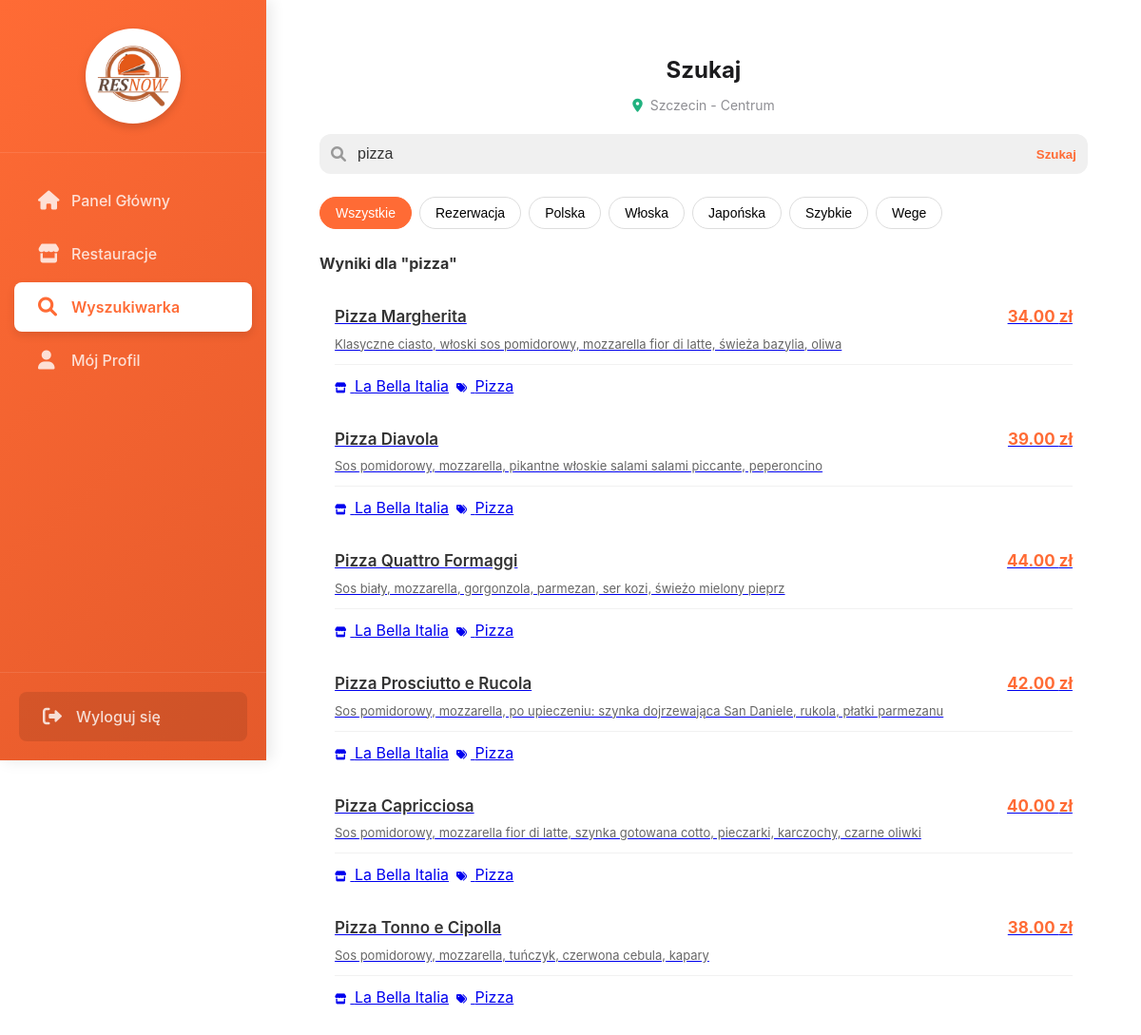
/client/search?q=Pizza (signed in), run on the app's committed database.
### models.py (models this page shows, shortened)
class MenuItem(db.Model):
    __tablename__ = 'menu_items'
    id = db.Column(db.Integer, primary_key=True)
    restaurant_id = db.Column(db.Integer, db.ForeignKey('restaurants.id'))
    name = db.Column(db.String(100))
    price = db.Column(db.Float)
    category = db.Column(db.String(50))
    description = db.Column(db.Text)
    available = db.Column(db.Boolean, default=True)
    restaurant = db.relationship('Restaurant', backref='menu_items')

class Restaurant(db.Model):
    __tablename__ = 'restaurants'
    id = db.Column(db.Integer, primary_key=True)
    name = db.Column(db.String(100), nullable=False)
    address = db.Column(db.String(200))
    cuisine = db.Column(db.String(100))
    rating = db.Column(db.Float)
    delivery = db.Column(db.Boolean, default=False)
    reservation = db.Column(db.Boolean, default=True)
    opening_hours = db.Column(db.String(50))
    delivery_time = db.Column(db.String(50))

### app.py (the view)
@app.route('/client/search')
@login_required
def client_search():
    if session.get('role') != 'client':
        flash('Brak dostępu', 'danger')
        return redirect(url_for('login'))
    query = request.args.get('q', '')
    filtered_menu_items = []
    if query:
        query = query.lower()
        filtered_menu_items = MenuItem.query.join(Restaurant).filter(
            (MenuItem.name.ilike(f'%{query}%')) |  # Szukaj po nazwie dania
            (MenuItem.description.ilike(f'%{query}%')) |  # Szukaj po opisie dania
            (MenuItem.category.ilike(f'%{query}%')) |  # Szukaj po kategorii (np. Dania główne)
            (Restaurant.name.ilike(f'%{query}%'))  # Szukaj po nazwie restauracji (pokaże całe menu danej restauracji)
        ).all()
    else:
        filtered_menu_items = MenuItem.query.all()
    return render_template('client/search_mobile.html',
                           query=query,
                           menu_items=filtered_menu_items)

### app.py (called while the page is built)
@app.context_processor
def inject_now():
    return {'now': datetime.now()}

def login_required(f):
    @wraps(f)
    def decorated_function(*args, **kwargs):
        if 'user_id' not in session:
            flash('Proszę się zalogować', 'warning')
            return redirect(url_for('login'))
        return f(*args, **kwargs)
    return decorated_function

### templates/client/search_mobile.html (shortened to what this page needs)
{% extends "mobile_layout.html" %}
{% block content %}
<div class="mobile-container">
    <div style="margin-bottom: 20px; text-align: center;">
        <h1 style="font-size: 24px; font-weight: 700; margin: 0 0 8px 0; color: var(--dark);">Szukaj</h1>
        <div style="display: flex; align-items: center; justify-content: center; gap: 8px; color: var(--gray); font-size: 14px;">
            <i class="fas fa-map-marker-alt" style="color: #20b27f; font-size: 14px;"></i>
            <span>Szczecin - Centrum</span>
        </div>
    </div>
    <div class="search-container">
        <div class="form-group" style="margin-bottom: 0;">
            <form action="{{ url_for('client_search') }}" method="get" style="margin: 0;">
                <div style="position: relative;">
                    <input type="text"
                           name="q"
                           class="form-control"
                           placeholder="🔍 Szukaj dań, restauracji..."
                           value="{{ query }}"
                           style="padding-left: 40px;">
                    <div style="position: absolute; left: 12px; top: 50%; transform: translateY(-50%);">
                        <i class="fas fa-search" style="color: #999;"></i>
                    </div>
                    <button type="submit"
                            style="position: absolute; right: 12px; top: 50%; transform: translateY(-50%); background: none; border: none; color: #FF6B35; font-weight: 600;">
                        Szukaj
                    </button>
                </div>
            </form>
        </div>
    </div>
    <div class="filters">
        <button class="filter-btn active">Wszystkie</button>
        <button class="filter-btn">Rezerwacja</button>
        <button class="filter-btn">Polska</button>
        <button class="filter-btn">Włoska</button>
        <button class="filter-btn">Japońska</button>
        <button class="filter-btn">Szybkie</button>
        <button class="filter-btn">Wege</button>
    </div>
{% if query %}
    <div>
        <h4 style="margin-bottom: 16px; color: #333; font-size: 16px;">Wyniki dla "{{ query }}"</h4>
        {% if menu_items %}
            {% for item in menu_items %}
            <a href="{{ url_for('client_menu', restaurant_id=item.restaurant_id) }}" class="menu-item-card">
                <div style="padding: 16px;">
                    <div style="display: flex; justify-content: space-between; align-items: start; margin-bottom: 6px;">
                        <h3 style="margin: 0; font-size: 17px; font-weight: 600; color: #333; padding-right: 8px;">
                            {{ item.name }}
                        </h3>
                        <div style="color: #FF6B35; font-weight: 700; font-size: 17px; white-space: nowrap;">
                            {{ "%.2f"|format(item.price) }} zł
                        </div>
                    </div>
                    {% if item.description %}
                    <p style="margin: 0 0 12px 0; font-size: 13px; color: #666; line-height: 1.4;">
                        {{ item.description }}
                    </p>
                    {% endif %}
                    <div style="display: flex; gap: 8px; flex-wrap: wrap; border-top: 1px solid #f1f1f1; padding-top: 10px;">
                        <span class="item-badge badge-restaurant">
                            <i class="fas fa-store" style="margin-right: 4px; font-size: 11px;"></i>
                            {{ item.restaurant.name }}
                        </span>
                        <span class="item-badge badge-category">
                            <i class="fas fa-tags" style="margin-right: 4px; font-size: 11px;"></i>
                            {{ item.category }}
                        </span>
                    </div>
                </div>
            </a>
            {% endfor %}
        {% else %}
            <div class="empty-state">
                <i class="fas fa-search fa-3x" style="color: #ddd; margin-bottom: 16px;"></i>
                <p>Brak wyników dla "{{ query }}"</p>
            </div>
        {% endif %}
    </div>
    {% endif %}
</div>
{% endblock %}

### static/css/mobile.css (style rules this page uses)
:root { --primary-orange: #FF6B35; --primary-orange-light: #FF8C42; --primary-orange-dark: #E55A2B; --white: #FFFFFF; --light-gray: #F5F5F7; --gray: #8E8E93; --dark-gray: #636366; --dark: #1C1C1E; --black: #000000; --success: #34C759; --warning: #FF9500; --danger: #FF3B30; --info: #007AFF; --background: #FFFFFF; --card-background: #FFFFFF; --shadow: 0 2px 10px rgba(0, 0, 0, 0.08); --shadow-heavy: 0 4px 20px rgba(0, 0, 0, 0.15); --radius-sm: 8px; --radius-md: 12px; --radius-lg: 16px; --radius-xl: 24px; --spacing-xs: 4px; --spacing-sm: 8px; --spacing-md: 16px; --spacing-lg: 24px; --spacing-xl: 32px; }
* { margin: 0; padding: 0; box-sizing: border-box; }
body { font-family: -apple-system, BlinkMacSystemFont, 'Segoe UI', Roboto, Oxygen, Ubuntu, Cantarell, sans-serif; background-color: var(--background); color: var(--dark); line-height: 1.5; -webkit-font-smoothing: antialiased; -moz-osx-font-smoothing: grayscale; }
.mobile-container { max-width: 480px; margin: 0 auto; padding: 16px; }
.form-group { margin-bottom: 16px; }
.form-control { width: 100%; padding: 12px 16px; border: 1px solid #C7C7CC; border-radius: var(--radius-md); font-size: 16px; background-color: var(--white); color: var(--dark); }

### templates/mobile_layout.html (style rules this page uses)
:root { --primary-orange: #FF6B35; --gradient-orange: linear-gradient(135deg, #FF6B35, #E55A2B); --dark-gray: #333333; --light-bg: #f8f9fa; }
body { margin: 0; padding: 0; font-family: -apple-system, BlinkMacSystemFont, "Segoe UI", Roboto, sans-serif; background-color: var(--light-bg); color: var(--dark-gray); }
@media (min-width: 992px) { body { display: flex; background-color: #f0f2f5; } }
@media (min-width: 992px) { .mobile-container, .container { width: 100%; max-width: 1100px; margin: 0 auto; } }

### templates/client/search_mobile.html (style rules this page uses)
.search-container { position: sticky; top: 60px; background: transparent; padding: 0 0 16px 0; z-index: 10; }
.search-container .form-control { background: #f0f0f0; border: none; color: #333; }
.search-container .form-control::placeholder { color: #999; }
.filters { display: flex; gap: 8px; overflow-x: auto; padding: 8px 0; margin-bottom: 16px; -webkit-overflow-scrolling: touch; }
.filter-btn { padding: 8px 16px; border: 1px solid #ddd; border-radius: 20px; background: white; white-space: nowrap; font-size: 14px; }
.filter-btn.active { background: var(--primary-orange); color: white; border-color: var(--primary-orange); }
body { background-color: white !important; }

### data on the page
MenuItem: name "Pizza Margherita", price "34.00", description "Klasyczne ciasto, włoski sos pomidorowy, mozzarella fior di latte, świeża bazylia, oliwa", restaurant.name "La Bella Italia", category "Pizza"
MenuItem: name "Pizza Diavola", price "39.00", description "Sos pomidorowy, mozzarella, pikantne włoskie salami salami piccante, peperoncino", restaurant.name "La Bella Italia", category "Pizza"
MenuItem: name "Pizza Quattro Formaggi", price "44.00", description "Sos biały, mozzarella, gorgonzola, parmezan, ser kozi, świeżo mielony pieprz", restaurant.name "La Bella Italia", category "Pizza"
MenuItem: name "Pizza Prosciutto e Rucola", price "42.00", description "Sos pomidorowy, mozzarella, po upieczeniu: szynka dojrzewająca San Daniele, rukola, płatki parmezanu", restaurant.name "La Bella Italia", category "Pizza"
MenuItem: name "Pizza Capricciosa", price "40.00", description "Sos pomidorowy, mozzarella fior di latte, szynka gotowana cotto, pieczarki, karczochy, czarne oliwki", restaurant.name "La Bella Italia", category "Pizza"
MenuItem: name "Pizza Tonno e Cipolla", price "38.00", description "Sos pomidorowy, mozzarella, tuńczyk, czerwona cebula, kapary", restaurant.name "La Bella Italia", category "Pizza"

### other printed values
{{ query }} "pizza"
